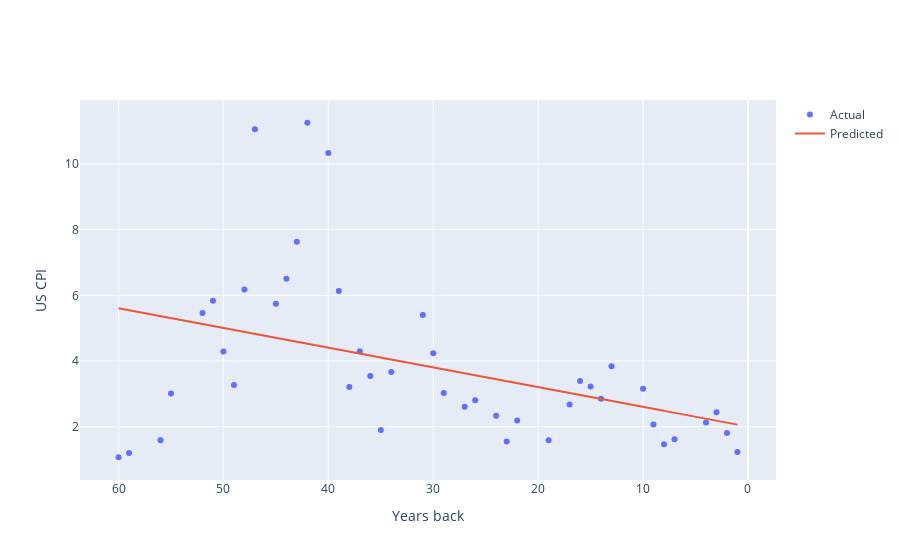

Notebook code for this chart:
### Code cell
import chart_studio.plotly as py
import plotly.graph_objs as go

from sklearn.model_selection import train_test_split

from sklearn.preprocessing import MinMaxScaler
from sklearn.preprocessing import StandardScaler

from sklearn.metrics import mean_squared_error as mse
from sklearn.metrics import r2_score

from sklearn.linear_model import LinearRegression

import numpy as np

X = np.array(df.index).reshape(-1,1)
y = df['value']
X_train, X_test, y_train, y_test = train_test_split(X, y, test_size = 0.3, random_state = 100)

scaler = StandardScaler().fit(X_train)

lm = LinearRegression()
lm.fit(X_train, y_train)

layout = dict(plot_bgcolor = 'light grey',
             xaxis=dict(title='Years back'),
             yaxis=dict(title='US CPI'))

act = go.Scatter(
    x = X_train.T[0],
    y = y_train, 
    mode = 'markers',
    name = 'Actual')

pred = go.Scatter(
    x = X_train.T[0],
    y = lm.predict(X_train), 
    mode = 'lines',
    name = 'Predicted')

df_data = [act, pred]

plot2 = go.Figure(data = df_data, layout=layout)
plot2['layout']['xaxis']['autorange'] = 'reversed'
iplot(plot2)

### Figure 1 — Plotly figure (JSON) as saved in the notebook; plotly's stock layout.template omitted (floating-point values rounded to 4 significant figures)
{"data": [{"mode": "markers", "name": "Actual", "type": "scatter", "x": [38, 42, 26, 55, 47, 45, 17, 7, 59, 40, 37, 35, 44, 19, 13, 1, 31, 4, 27, 50, 22, 29, 9, 16, 43, 36, 56, 60, 49, 14, 51, 2, 34, 52, 30, 10, 48, 15, 23, 39, 3, 24, 8], "y": [3.212, 11.25, 2.805, 3.015, 11.05, 5.745, 2.677, 1.622, 1.199, 10.33, 4.301, 1.898, 6.502, 1.586, 3.839, 1.234, 5.398, 2.13, 2.607, 4.293, 2.188, 3.029, 2.069, 3.393, 7.631, 3.546, 1.585, 1.071, 3.272, 2.853, 5.838, 1.812, 3.665, 5.462, 4.235, 3.157, 6.178, 3.226, 1.552, 6.131, 2.443, 2.338, 1.465]}, {"mode": "lines", "name": "Predicted", "type": "scatter", "x": [38, 42, 26, 55, 47, 45, 17, 7, 59, 40, 37, 35, 44, 19, 13, 1, 31, 4, 27, 50, 22, 29, 9, 16, 43, 36, 56, 60, 49, 14, 51, 2, 34, 52, 30, 10, 48, 15, 23, 39, 3, 24, 8], "y": [4.286, 4.526, 3.565, 5.307, 4.827, 4.706, 3.025, 2.424, 5.547, 4.406, 4.226, 4.106, 4.646, 3.145, 2.785, 2.064, 3.866, 2.244, 3.626, 5.007, 3.325, 3.746, 2.545, 2.965, 4.586, 4.166, 5.367, 5.607, 4.947, 2.845, 5.067, 2.124, 4.046, 5.127, 3.806, 2.605, 4.887, 2.905, 3.385, 4.346, 2.184, 3.445, 2.484]}], "layout": {"plot_bgcolor": "light grey", "xaxis": {"autorange": "reversed", "title": {"text": "Years back"}}, "yaxis": {"title": {"text": "US CPI"}}}}
